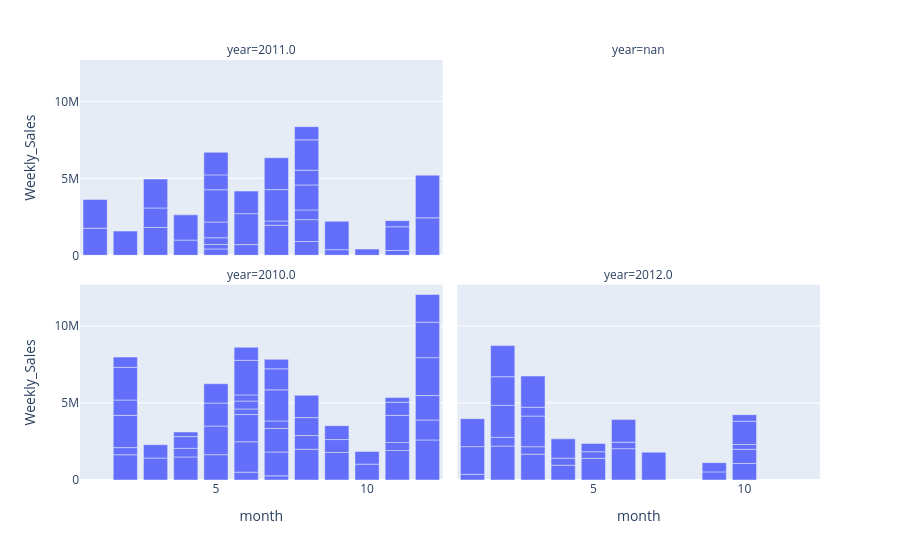

Here is the notebook cell this chart was saved with:
### Code cell
px.bar(Walmart_clean, x="month", y="Weekly_Sales", facet_col="year", facet_col_wrap=2)

### Figure 1 — Plotly figure (JSON) as saved in the notebook; plotly's stock layout.template omitted (floating-point values rounded to 4 significant figures)
{"data": [{"alignmentgroup": "True", "hovertemplate": "year=2011.0<br>month=%{x}<br>Weekly_Sales=%{y}<extra></extra>", "legendgroup": "", "marker": {"color": "#636efa", "pattern": {"shape": ""}}, "name": "", "offsetgroup": "", "orientation": "v", "showlegend": false, "textposition": "auto", "type": "bar", "x": [2, 3, 6, 8, 5, 12, 5, 5, 8, 5, 3, 9, 4, 6, 11, 8, 8, 3, 9, 5, 12, 8, 11, 1, 5, 7, 1, 7, 5, 6, 11, 8, 7, 7, 4, 10, 8], "xaxis": "x3", "y": [1572000.0, 1808000.0, 695400.0, 895100.0, 414100.0, 2433000.0, 290900.0, 435400.0, 1420000.0, 1021000.0, 1267000.0, 365200.0, 988200.0, 2008000.0, 311900.0, 630000.0, 1624000.0, 1879000.0, 1847000.0, 2096000.0, 2771000.0, 955900.0, 1539000.0, 1758000.0, 964300.0, 1954000.0, 1865000.0, 275100.0, 1466000.0, 1467000.0, 398800.0, 1970000.0, 2036000.0, 2067000.0, 1639000.0, 403300.0, 856800.0], "yaxis": "y3"}, {"alignmentgroup": "True", "hovertemplate": "year=2010.0<br>month=%{x}<br>Weekly_Sales=%{y}<extra></extra>", "legendgroup": "", "marker": {"color": "#636efa", "pattern": {"shape": ""}}, "name": "", "offsetgroup": "", "orientation": "v", "showlegend": false, "textposition": "auto", "type": "bar", "x": [5, 5, 12, 10, 10, 4, 8, 4, 3, 4, 2, 7, 7, 11, 6, 8, 7, 12, 8, 2, 12, 12, 8, 6, 9, 11, 7, 5, 3, 4, 6, 7, 6, 12, 7, 2, 2, 5, 12, 2, 11, 2, 6, 9, 7, 11, 9, 11, 6, 6, 6], "xaxis": "x", "y": [1644000.0, 1858000.0, 2601000.0, 1030000.0, 829200.0, 1498000.0, 1997000.0, 561100.0, 1427000.0, 757700.0, 1642000.0, 268900.0, 1549000.0, 1917000.0, 509300.0, 888800.0, 1532000.0, 1296000.0, 1166000.0, 461600.0, 1588000.0, 2461000.0, 1449000.0, 1973000.0, 1790000.0, 519800.0, 485400.0, 1494000.0, 860300.0, 298700.0, 1768000.0, 2018000.0, 364100.0, 2303000.0, 1366000.0, 2096000.0, 994800.0, 1256000.0, 1800000.0, 2124000.0, 1757000.0, 660800.0, 513100.0, 836700.0, 614300.0, 855500.0, 903100.0, 301800.0, 397000.0, 2249000.0, 845300.0], "yaxis": "y"}, {"alignmentgroup": "True", "hovertemplate": "year=2012.0<br>month=%{x}<br>Weekly_Sales=%{y}<extra></extra>", "legendgroup": "", "marker": {"color": "#636efa", "pattern": {"shape": ""}}, "name": "", "offsetgroup": "", "orientation": "v", "showlegend": false, "textposition": "auto", "type": "bar", "x": [2, 3, 10, 5, 10, 1, 2, 2, 4, 9, 2, 3, 6, 7, 2, 3, 10, 10, 3, 5, 1, 6, 6, 1, 4, 9, 3, 5, 10, 4], "xaxis": "x2", "y": [2204000.0, 1677000.0, 1074079, 1405000.0, 919900.0, 367400.0, 563500.0, 2077000.0, 961200.0, 526500.0, 1862000.0, 485100.0, 2035000.0, 1806000.0, 2021000.0, 1990000.0, 313400.0, 1508000.0, 570600.0, 432000.0, 1800000.0, 419500.0, 1468000.0, 1812000.0, 457300.0, 597900.0, 2026000.0, 532700.0, 424500.0, 1255000.0], "yaxis": "y2"}], "layout": {"annotations": [{"font": {}, "showarrow": false, "text": "year=2010.0", "x": 0.245, "xanchor": "center", "xref": "paper", "y": 0.465, "yanchor": "bottom", "yref": "paper"}, {"font": {}, "showarrow": false, "text": "year=2012.0", "x": 0.755, "xanchor": "center", "xref": "paper", "y": 0.465, "yanchor": "bottom", "yref": "paper"}, {"font": {}, "showarrow": false, "text": "year=2011.0", "x": 0.245, "xanchor": "center", "xref": "paper", "y": 1.0, "yanchor": "bottom", "yref": "paper"}, {"font": {}, "showarrow": false, "text": "year=nan", "x": 0.755, "xanchor": "center", "xref": "paper", "y": 1.0, "yanchor": "bottom", "yref": "paper"}], "barmode": "relative", "legend": {"tracegroupgap": 0}, "margin": {"t": 60}, "xaxis": {"anchor": "y", "domain": [0, 0.49], "title": {"text": "month"}}, "xaxis2": {"anchor": "y2", "domain": [0.51, 1], "matches": "x", "title": {"text": "month"}}, "xaxis3": {"anchor": "y3", "domain": [0, 0.49], "matches": "x", "showticklabels": false}, "xaxis4": {"anchor": "y4", "domain": [0.51, 1], "matches": "x", "showticklabels": false}, "yaxis": {"anchor": "x", "domain": [0, 0.465], "title": {"text": "Weekly_Sales"}}, "yaxis2": {"anchor": "x2", "domain": [0, 0.465], "matches": "y", "showticklabels": false}, "yaxis3": {"anchor": "x3", "domain": [0.535, 1.0], "matches": "y", "title": {"text": "Weekly_Sales"}}, "yaxis4": {"anchor": "x4", "domain": [0.535, 1.0], "matches": "y", "showticklabels": false}}}
